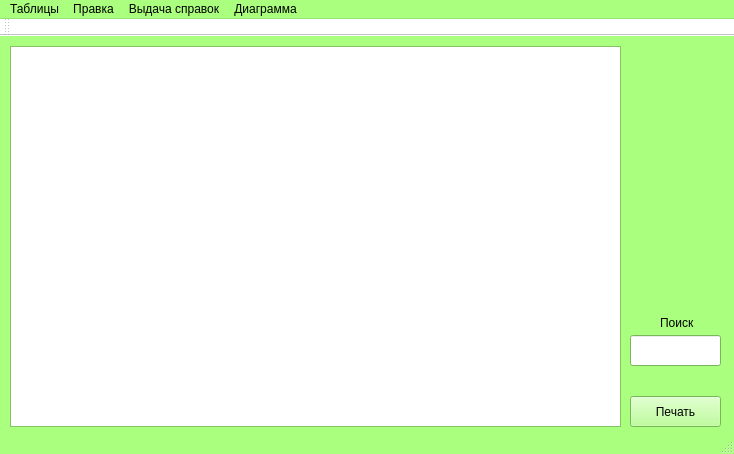
<?xml version="1.0" encoding="UTF-8"?>
<ui version="4.0">
 <class>MainWindow</class>
 <widget class="QMainWindow" name="MainWindow">
  <property name="geometry">
   <rect>
    <x>0</x>
    <y>0</y>
    <width>734</width>
    <height>454</height>
   </rect>
  </property>
  <property name="palette">
   <palette>
    <active>
     <colorrole role="WindowText">
      <brush brushstyle="SolidPattern">
       <color alpha="255">
        <red>0</red>
        <green>0</green>
        <blue>0</blue>
       </color>
      </brush>
     </colorrole>
     <colorrole role="Button">
      <brush brushstyle="SolidPattern">
       <color alpha="255">
        <red>170</red>
        <green>255</green>
        <blue>127</blue>
       </color>
      </brush>
     </colorrole>
     <colorrole role="Light">
      <brush brushstyle="SolidPattern">
       <color alpha="255">
        <red>255</red>
        <green>255</green>
        <blue>255</blue>
       </color>
      </brush>
     </colorrole>
     <colorrole role="Midlight">
      <brush brushstyle="SolidPattern">
       <color alpha="255">
        <red>212</red>
        <green>255</green>
        <blue>191</blue>
       </color>
      </brush>
     </colorrole>
     <colorrole role="Dark">
      <brush brushstyle="SolidPattern">
       <color alpha="255">
        <red>85</red>
        <green>127</green>
        <blue>63</blue>
       </color>
      </brush>
     </colorrole>
     <colorrole role="Mid">
      <brush brushstyle="SolidPattern">
       <color alpha="255">
        <red>113</red>
        <green>170</green>
        <blue>84</blue>
       </color>
      </brush>
     </colorrole>
     <colorrole role="Text">
      <brush brushstyle="SolidPattern">
       <color alpha="255">
        <red>0</red>
        <green>0</green>
        <blue>0</blue>
       </color>
      </brush>
     </colorrole>
     <colorrole role="BrightText">
      <brush brushstyle="SolidPattern">
       <color alpha="255">
        <red>255</red>
        <green>255</green>
        <blue>255</blue>
       </color>
      </brush>
     </colorrole>
     <colorrole role="ButtonText">
      <brush brushstyle="SolidPattern">
       <color alpha="255">
        <red>0</red>
        <green>0</green>
        <blue>0</blue>
       </color>
      </brush>
     </colorrole>
     <colorrole role="Base">
      <brush brushstyle="SolidPattern">
       <color alpha="255">
        <red>255</red>
        <green>255</green>
        <blue>255</blue>
       </color>
      </brush>
     </colorrole>
     <colorrole role="Window">
      <brush brushstyle="SolidPattern">
       <color alpha="255">
        <red>170</red>
        <green>255</green>
        <blue>127</blue>
       </color>
      </brush>
     </colorrole>
     <colorrole role="Shadow">
      <brush brushstyle="SolidPattern">
       <color alpha="255">
        <red>0</red>
        <green>0</green>
        <blue>0</blue>
       </color>
      </brush>
     </colorrole>
     <colorrole role="AlternateBase">
      <brush brushstyle="SolidPattern">
       <color alpha="255">
        <red>212</red>
        <green>255</green>
        <blue>191</blue>
       </color>
      </brush>
     </colorrole>
     <colorrole role="ToolTipBase">
      <brush brushstyle="SolidPattern">
       <color alpha="255">
        <red>255</red>
        <green>255</green>
        <blue>220</blue>
       </color>
      </brush>
     </colorrole>
     <colorrole role="ToolTipText">
      <brush brushstyle="SolidPattern">
       <color alpha="255">
        <red>0</red>
        <green>0</green>
        <blue>0</blue>
       </color>
      </brush>
     </colorrole>
    </active>
    <inactive>
     <colorrole role="WindowText">
      <brush brushstyle="SolidPattern">
       <color alpha="255">
        <red>0</red>
        <green>0</green>
        <blue>0</blue>
       </color>
      </brush>
     </colorrole>
     <colorrole role="Button">
      <brush brushstyle="SolidPattern">
       <color alpha="255">
        <red>170</red>
        <green>255</green>
        <blue>127</blue>
       </color>
      </brush>
     </colorrole>
     <colorrole role="Light">
      <brush brushstyle="SolidPattern">
       <color alpha="255">
        <red>255</red>
        <green>255</green>
        <blue>255</blue>
       </color>
      </brush>
     </colorrole>
     <colorrole role="Midlight">
      <brush brushstyle="SolidPattern">
       <color alpha="255">
        <red>212</red>
        <green>255</green>
        <blue>191</blue>
       </color>
      </brush>
     </colorrole>
     <colorrole role="Dark">
      <brush brushstyle="SolidPattern">
       <color alpha="255">
        <red>85</red>
        <green>127</green>
        <blue>63</blue>
       </color>
      </brush>
     </colorrole>
     <colorrole role="Mid">
      <brush brushstyle="SolidPattern">
       <color alpha="255">
        <red>113</red>
        <green>170</green>
        <blue>84</blue>
       </color>
      </brush>
     </colorrole>
     <colorrole role="Text">
      <brush brushstyle="SolidPattern">
       <color alpha="255">
        <red>0</red>
        <green>0</green>
        <blue>0</blue>
       </color>
      </brush>
     </colorrole>
     <colorrole role="BrightText">
      <brush brushstyle="SolidPattern">
       <color alpha="255">
        <red>255</red>
        <green>255</green>
        <blue>255</blue>
       </color>
      </brush>
     </colorrole>
     <colorrole role="ButtonText">
      <brush brushstyle="SolidPattern">
       <color alpha="255">
        <red>0</red>
        <green>0</green>
        <blue>0</blue>
       </color>
      </brush>
     </colorrole>
     <colorrole role="Base">
      <brush brushstyle="SolidPattern">
       <color alpha="255">
        <red>255</red>
        <green>255</green>
        <blue>255</blue>
       </color>
      </brush>
     </colorrole>
     <colorrole role="Window">
      <brush brushstyle="SolidPattern">
       <color alpha="255">
        <red>170</red>
        <green>255</green>
        <blue>127</blue>
       </color>
      </brush>
     </colorrole>
     <colorrole role="Shadow">
      <brush brushstyle="SolidPattern">
       <color alpha="255">
        <red>0</red>
        <green>0</green>
        <blue>0</blue>
       </color>
      </brush>
     </colorrole>
     <colorrole role="AlternateBase">
      <brush brushstyle="SolidPattern">
       <color alpha="255">
        <red>212</red>
        <green>255</green>
        <blue>191</blue>
       </color>
      </brush>
     </colorrole>
     <colorrole role="ToolTipBase">
      <brush brushstyle="SolidPattern">
       <color alpha="255">
        <red>255</red>
        <green>255</green>
        <blue>220</blue>
       </color>
      </brush>
     </colorrole>
     <colorrole role="ToolTipText">
      <brush brushstyle="SolidPattern">
       <color alpha="255">
        <red>0</red>
        <green>0</green>
        <blue>0</blue>
       </color>
      </brush>
     </colorrole>
    </inactive>
    <disabled>
     <colorrole role="WindowText">
      <brush brushstyle="SolidPattern">
       <color alpha="255">
        <red>85</red>
        <green>127</green>
        <blue>63</blue>
       </color>
      </brush>
     </colorrole>
     <colorrole role="Button">
      <brush brushstyle="SolidPattern">
       <color alpha="255">
        <red>170</red>
        <green>255</green>
        <blue>127</blue>
       </color>
      </brush>
     </colorrole>
     <colorrole role="Light">
      <brush brushstyle="SolidPattern">
       <color alpha="255">
        <red>255</red>
        <green>255</green>
        <blue>255</blue>
       </color>
      </brush>
     </colorrole>
     <colorrole role="Midlight">
      <brush brushstyle="SolidPattern">
       <color alpha="255">
        <red>212</red>
        <green>255</green>
        <blue>191</blue>
       </color>
      </brush>
     </colorrole>
     <colorrole role="Dark">
      <brush brushstyle="SolidPattern">
       <color alpha="255">
        <red>85</red>
        <green>127</green>
        <blue>63</blue>
       </color>
      </brush>
     </colorrole>
     <colorrole role="Mid">
      <brush brushstyle="SolidPattern">
       <color alpha="255">
        <red>113</red>
        <green>170</green>
        <blue>84</blue>
       </color>
      </brush>
     </colorrole>
     <colorrole role="Text">
      <brush brushstyle="SolidPattern">
       <color alpha="255">
        <red>85</red>
        <green>127</green>
        <blue>63</blue>
       </color>
      </brush>
     </colorrole>
     <colorrole role="BrightText">
      <brush brushstyle="SolidPattern">
       <color alpha="255">
        <red>255</red>
        <green>255</green>
        <blue>255</blue>
       </color>
      </brush>
     </colorrole>
     <colorrole role="ButtonText">
      <brush brushstyle="SolidPattern">
       <color alpha="255">
        <red>85</red>
        <green>127</green>
        <blue>63</blue>
       </color>
      </brush>
     </colorrole>
     <colorrole role="Base">
      <brush brushstyle="SolidPattern">
       <color alpha="255">
        <red>170</red>
        <green>255</green>
        <blue>127</blue>
       </color>
      </brush>
     </colorrole>
     <colorrole role="Window">
      <brush brushstyle="SolidPattern">
       <color alpha="255">
        <red>170</red>
        <green>255</green>
        <blue>127</blue>
       </color>
      </brush>
     </colorrole>
     <colorrole role="Shadow">
      <brush brushstyle="SolidPattern">
       <color alpha="255">
        <red>0</red>
        <green>0</green>
        <blue>0</blue>
       </color>
      </brush>
     </colorrole>
     <colorrole role="AlternateBase">
      <brush brushstyle="SolidPattern">
       <color alpha="255">
        <red>170</red>
        <green>255</green>
        <blue>127</blue>
       </color>
      </brush>
     </colorrole>
     <colorrole role="ToolTipBase">
      <brush brushstyle="SolidPattern">
       <color alpha="255">
        <red>255</red>
        <green>255</green>
        <blue>220</blue>
       </color>
      </brush>
     </colorrole>
     <colorrole role="ToolTipText">
      <brush brushstyle="SolidPattern">
       <color alpha="255">
        <red>0</red>
        <green>0</green>
        <blue>0</blue>
       </color>
      </brush>
     </colorrole>
    </disabled>
   </palette>
  </property>
  <property name="windowTitle">
   <string>Заочная школа</string>
  </property>
  <widget class="QWidget" name="centralWidget">
   <widget class="QTableView" name="tableView">
    <property name="geometry">
     <rect>
      <x>10</x>
      <y>10</y>
      <width>611</width>
      <height>381</height>
     </rect>
    </property>
   </widget>
   <widget class="QPushButton" name="pushButton">
    <property name="geometry">
     <rect>
      <x>630</x>
      <y>360</y>
      <width>91</width>
      <height>31</height>
     </rect>
    </property>
    <property name="text">
     <string>Печать</string>
    </property>
   </widget>
   <widget class="QLineEdit" name="lineEdit">
    <property name="geometry">
     <rect>
      <x>630</x>
      <y>299</y>
      <width>91</width>
      <height>31</height>
     </rect>
    </property>
   </widget>
   <widget class="QLabel" name="label">
    <property name="geometry">
     <rect>
      <x>660</x>
      <y>280</y>
      <width>47</width>
      <height>13</height>
     </rect>
    </property>
    <property name="text">
     <string>Поиск</string>
    </property>
   </widget>
  </widget>
  <widget class="QMenuBar" name="menuBar">
   <property name="geometry">
    <rect>
     <x>0</x>
     <y>0</y>
     <width>734</width>
     <height>21</height>
    </rect>
   </property>
   <widget class="QMenu" name="menuEdit">
    <property name="title">
     <string>Таблицы</string>
    </property>
    <addaction name="action"/>
    <addaction name="action_2"/>
    <addaction name="action_3"/>
    <addaction name="action_4"/>
    <addaction name="action_5"/>
    <addaction name="action_6"/>
    <addaction name="action_7"/>
    <addaction name="action_26"/>
   </widget>
   <widget class="QMenu" name="menu">
    <property name="title">
     <string>Правка</string>
    </property>
    <addaction name="action_17"/>
    <addaction name="action_19"/>
    <addaction name="action_20"/>
    <addaction name="action_21"/>
    <addaction name="action_22"/>
   </widget>
   <widget class="QMenu" name="menu_2">
    <property name="title">
     <string>Выдача справок</string>
    </property>
    <addaction name="action_8"/>
    <addaction name="action_9"/>
    <addaction name="action_10"/>
    <addaction name="action_11"/>
    <addaction name="action_15"/>
    <addaction name="action_12"/>
    <addaction name="action_14"/>
    <addaction name="action_16"/>
   </widget>
   <widget class="QMenu" name="menu_3">
    <property name="title">
     <string>Диаграмма</string>
    </property>
    <addaction name="action_27"/>
   </widget>
   <addaction name="menuEdit"/>
   <addaction name="menu"/>
   <addaction name="menu_2"/>
   <addaction name="menu_3"/>
  </widget>
  <widget class="QToolBar" name="mainToolBar">
   <property name="palette">
    <palette>
     <active>
      <colorrole role="WindowText">
       <brush brushstyle="SolidPattern">
        <color alpha="255">
         <red>0</red>
         <green>0</green>
         <blue>0</blue>
        </color>
       </brush>
      </colorrole>
      <colorrole role="Button">
       <brush brushstyle="SolidPattern">
        <color alpha="255">
         <red>255</red>
         <green>255</green>
         <blue>255</blue>
        </color>
       </brush>
      </colorrole>
      <colorrole role="Light">
       <brush brushstyle="SolidPattern">
        <color alpha="255">
         <red>255</red>
         <green>255</green>
         <blue>255</blue>
        </color>
       </brush>
      </colorrole>
      <colorrole role="Midlight">
       <brush brushstyle="SolidPattern">
        <color alpha="255">
         <red>255</red>
         <green>255</green>
         <blue>255</blue>
        </color>
       </brush>
      </colorrole>
      <colorrole role="Dark">
       <brush brushstyle="SolidPattern">
        <color alpha="255">
         <red>127</red>
         <green>127</green>
         <blue>127</blue>
        </color>
       </brush>
      </colorrole>
      <colorrole role="Mid">
       <brush brushstyle="SolidPattern">
        <color alpha="255">
         <red>170</red>
         <green>170</green>
         <blue>170</blue>
        </color>
       </brush>
      </colorrole>
      <colorrole role="Text">
       <brush brushstyle="SolidPattern">
        <color alpha="255">
         <red>0</red>
         <green>0</green>
         <blue>0</blue>
        </color>
       </brush>
      </colorrole>
      <colorrole role="BrightText">
       <brush brushstyle="SolidPattern">
        <color alpha="255">
         <red>255</red>
         <green>255</green>
         <blue>255</blue>
        </color>
       </brush>
      </colorrole>
      <colorrole role="ButtonText">
       <brush brushstyle="SolidPattern">
        <color alpha="255">
         <red>0</red>
         <green>0</green>
         <blue>0</blue>
        </color>
       </brush>
      </colorrole>
      <colorrole role="Base">
       <brush brushstyle="SolidPattern">
        <color alpha="255">
         <red>255</red>
         <green>255</green>
         <blue>255</blue>
        </color>
       </brush>
      </colorrole>
      <colorrole role="Window">
       <brush brushstyle="SolidPattern">
        <color alpha="255">
         <red>255</red>
         <green>255</green>
         <blue>255</blue>
        </color>
       </brush>
      </colorrole>
      <colorrole role="Shadow">
       <brush brushstyle="SolidPattern">
        <color alpha="255">
         <red>0</red>
         <green>0</green>
         <blue>0</blue>
        </color>
       </brush>
      </colorrole>
      <colorrole role="AlternateBase">
       <brush brushstyle="SolidPattern">
        <color alpha="255">
         <red>255</red>
         <green>255</green>
         <blue>255</blue>
        </color>
       </brush>
      </colorrole>
      <colorrole role="ToolTipBase">
       <brush brushstyle="SolidPattern">
        <color alpha="255">
         <red>255</red>
         <green>255</green>
         <blue>220</blue>
        </color>
       </brush>
      </colorrole>
      <colorrole role="ToolTipText">
       <brush brushstyle="SolidPattern">
        <color alpha="255">
         <red>0</red>
         <green>0</green>
         <blue>0</blue>
        </color>
       </brush>
      </colorrole>
     </active>
     <inactive>
      <colorrole role="WindowText">
       <brush brushstyle="SolidPattern">
        <color alpha="255">
         <red>0</red>
         <green>0</green>
         <blue>0</blue>
        </color>
       </brush>
      </colorrole>
      <colorrole role="Button">
       <brush brushstyle="SolidPattern">
        <color alpha="255">
         <red>255</red>
         <green>255</green>
         <blue>255</blue>
        </color>
       </brush>
      </colorrole>
      <colorrole role="Light">
       <brush brushstyle="SolidPattern">
        <color alpha="255">
         <red>255</red>
         <green>255</green>
         <blue>255</blue>
        </color>
       </brush>
      </colorrole>
      <colorrole role="Midlight">
       <brush brushstyle="SolidPattern">
        <color alpha="255">
         <red>255</red>
         <green>255</green>
         <blue>255</blue>
        </color>
       </brush>
      </colorrole>
      <colorrole role="Dark">
       <brush brushstyle="SolidPattern">
        <color alpha="255">
         <red>127</red>
         <green>127</green>
         <blue>127</blue>
        </color>
       </brush>
      </colorrole>
      <colorrole role="Mid">
       <brush brushstyle="SolidPattern">
        <color alpha="255">
         <red>170</red>
         <green>170</green>
         <blue>170</blue>
        </color>
       </brush>
      </colorrole>
      <colorrole role="Text">
       <brush brushstyle="SolidPattern">
        <color alpha="255">
         <red>0</red>
         <green>0</green>
         <blue>0</blue>
        </color>
       </brush>
      </colorrole>
      <colorrole role="BrightText">
       <brush brushstyle="SolidPattern">
        <color alpha="255">
         <red>255</red>
         <green>255</green>
         <blue>255</blue>
        </color>
       </brush>
      </colorrole>
      <colorrole role="ButtonText">
       <brush brushstyle="SolidPattern">
        <color alpha="255">
         <red>0</red>
         <green>0</green>
         <blue>0</blue>
        </color>
       </brush>
      </colorrole>
      <colorrole role="Base">
       <brush brushstyle="SolidPattern">
        <color alpha="255">
         <red>255</red>
         <green>255</green>
         <blue>255</blue>
        </color>
       </brush>
      </colorrole>
      <colorrole role="Window">
       <brush brushstyle="SolidPattern">
        <color alpha="255">
         <red>255</red>
         <green>255</green>
         <blue>255</blue>
        </color>
       </brush>
      </colorrole>
      <colorrole role="Shadow">
       <brush brushstyle="SolidPattern">
        <color alpha="255">
         <red>0</red>
         <green>0</green>
         <blue>0</blue>
        </color>
       </brush>
      </colorrole>
      <colorrole role="AlternateBase">
       <brush brushstyle="SolidPattern">
        <color alpha="255">
         <red>255</red>
         <green>255</green>
         <blue>255</blue>
        </color>
       </brush>
      </colorrole>
      <colorrole role="ToolTipBase">
       <brush brushstyle="SolidPattern">
        <color alpha="255">
         <red>255</red>
         <green>255</green>
         <blue>220</blue>
        </color>
       </brush>
      </colorrole>
      <colorrole role="ToolTipText">
       <brush brushstyle="SolidPattern">
        <color alpha="255">
         <red>0</red>
         <green>0</green>
         <blue>0</blue>
        </color>
       </brush>
      </colorrole>
     </inactive>
     <disabled>
      <colorrole role="WindowText">
       <brush brushstyle="SolidPattern">
        <color alpha="255">
         <red>127</red>
         <green>127</green>
         <blue>127</blue>
        </color>
       </brush>
      </colorrole>
      <colorrole role="Button">
       <brush brushstyle="SolidPattern">
        <color alpha="255">
         <red>255</red>
         <green>255</green>
         <blue>255</blue>
        </color>
       </brush>
      </colorrole>
      <colorrole role="Light">
       <brush brushstyle="SolidPattern">
        <color alpha="255">
         <red>255</red>
         <green>255</green>
         <blue>255</blue>
        </color>
       </brush>
      </colorrole>
      <colorrole role="Midlight">
       <brush brushstyle="SolidPattern">
        <color alpha="255">
         <red>255</red>
         <green>255</green>
         <blue>255</blue>
        </color>
       </brush>
      </colorrole>
      <colorrole role="Dark">
       <brush brushstyle="SolidPattern">
        <color alpha="255">
         <red>127</red>
         <green>127</green>
         <blue>127</blue>
        </color>
       </brush>
      </colorrole>
      <colorrole role="Mid">
       <brush brushstyle="SolidPattern">
        <color alpha="255">
         <red>170</red>
         <green>170</green>
         <blue>170</blue>
        </color>
       </brush>
      </colorrole>
      <colorrole role="Text">
       <brush brushstyle="SolidPattern">
        <color alpha="255">
         <red>127</red>
         <green>127</green>
         <blue>127</blue>
        </color>
       </brush>
      </colorrole>
      <colorrole role="BrightText">
       <brush brushstyle="SolidPattern">
        <color alpha="255">
         <red>255</red>
         <green>255</green>
         <blue>255</blue>
        </color>
       </brush>
      </colorrole>
      <colorrole role="ButtonText">
       <brush brushstyle="SolidPattern">
        <color alpha="255">
         <red>127</red>
         <green>127</green>
         <blue>127</blue>
        </color>
       </brush>
      </colorrole>
      <colorrole role="Base">
       <brush brushstyle="SolidPattern">
        <color alpha="255">
         <red>255</red>
         <green>255</green>
         <blue>255</blue>
        </color>
       </brush>
      </colorrole>
      <colorrole role="Window">
       <brush brushstyle="SolidPattern">
        <color alpha="255">
         <red>255</red>
         <green>255</green>
         <blue>255</blue>
        </color>
       </brush>
      </colorrole>
      <colorrole role="Shadow">
       <brush brushstyle="SolidPattern">
        <color alpha="255">
         <red>0</red>
         <green>0</green>
         <blue>0</blue>
        </color>
       </brush>
      </colorrole>
      <colorrole role="AlternateBase">
       <brush brushstyle="SolidPattern">
        <color alpha="255">
         <red>255</red>
         <green>255</green>
         <blue>255</blue>
        </color>
       </brush>
      </colorrole>
      <colorrole role="ToolTipBase">
       <brush brushstyle="SolidPattern">
        <color alpha="255">
         <red>255</red>
         <green>255</green>
         <blue>220</blue>
        </color>
       </brush>
      </colorrole>
      <colorrole role="ToolTipText">
       <brush brushstyle="SolidPattern">
        <color alpha="255">
         <red>0</red>
         <green>0</green>
         <blue>0</blue>
        </color>
       </brush>
      </colorrole>
     </disabled>
    </palette>
   </property>
   <attribute name="toolBarArea">
    <enum>TopToolBarArea</enum>
   </attribute>
   <attribute name="toolBarBreak">
    <bool>false</bool>
   </attribute>
  </widget>
  <widget class="QStatusBar" name="statusBar"/>
  <action name="action">
   <property name="text">
    <string>Города</string>
   </property>
  </action>
  <action name="action_2">
   <property name="text">
    <string>Слушатели</string>
   </property>
  </action>
  <action name="action_3">
   <property name="text">
    <string>Преподаватели</string>
   </property>
  </action>
  <action name="action_4">
   <property name="text">
    <string>Дисциплины</string>
   </property>
  </action>
  <action name="action_5">
   <property name="text">
    <string>Отделения</string>
   </property>
  </action>
  <action name="action_6">
   <property name="text">
    <string>Консультации</string>
   </property>
  </action>
  <action name="action_7">
   <property name="text">
    <string>Обучение</string>
   </property>
  </action>
  <action name="action_8">
   <property name="text">
    <string>Города, где есть отделения школы</string>
   </property>
  </action>
  <action name="action_9">
   <property name="text">
    <string>Слушатели в указанном городе</string>
   </property>
  </action>
  <action name="action_10">
   <property name="text">
    <string>Консультанты в указанном городе</string>
   </property>
  </action>
  <action name="action_11">
   <property name="text">
    <string>Преподаватели по указанному предмету</string>
   </property>
  </action>
  <action name="action_12">
   <property name="text">
    <string>Предметы указанной школы</string>
   </property>
  </action>
  <action name="action_13">
   <property name="text">
    <string>Предметы, по которым можно проконсультироваться в указанном  городе</string>
   </property>
  </action>
  <action name="action_14">
   <property name="text">
    <string>Слушатели указанной школы</string>
   </property>
  </action>
  <action name="action_15">
   <property name="text">
    <string>Слушатели по указанному предмету</string>
   </property>
  </action>
  <action name="action_16">
   <property name="text">
    <string>Слушатели указанного преподавателя</string>
   </property>
  </action>
  <action name="action_17">
   <property name="text">
    <string>Преподаватели</string>
   </property>
  </action>
  <action name="action_18">
   <property name="text">
    <string>Увольнение консультанта</string>
   </property>
  </action>
  <action name="action_19">
   <property name="text">
    <string>Слушатели</string>
   </property>
  </action>
  <action name="action_20">
   <property name="text">
    <string>Отделения</string>
   </property>
  </action>
  <action name="action_21">
   <property name="text">
    <string>Предметы</string>
   </property>
  </action>
  <action name="action_22">
   <property name="text">
    <string>Консультации</string>
   </property>
  </action>
  <action name="action_23">
   <property name="text">
    <string>Назначение консультанта</string>
   </property>
  </action>
  <action name="action_24">
   <property name="text">
    <string>Добавление нового предмета</string>
   </property>
  </action>
  <action name="action_25">
   <property name="text">
    <string>Закрытие предмета</string>
   </property>
  </action>
  <action name="action_26">
   <property name="text">
    <string>Предметы</string>
   </property>
  </action>
  <action name="action_27">
   <property name="text">
    <string>Количество предметов, изучаемое слушателями</string>
   </property>
  </action>
 </widget>
 <layoutdefault spacing="6" margin="11"/>
 <resources/>
 <connections/>
</ui>
